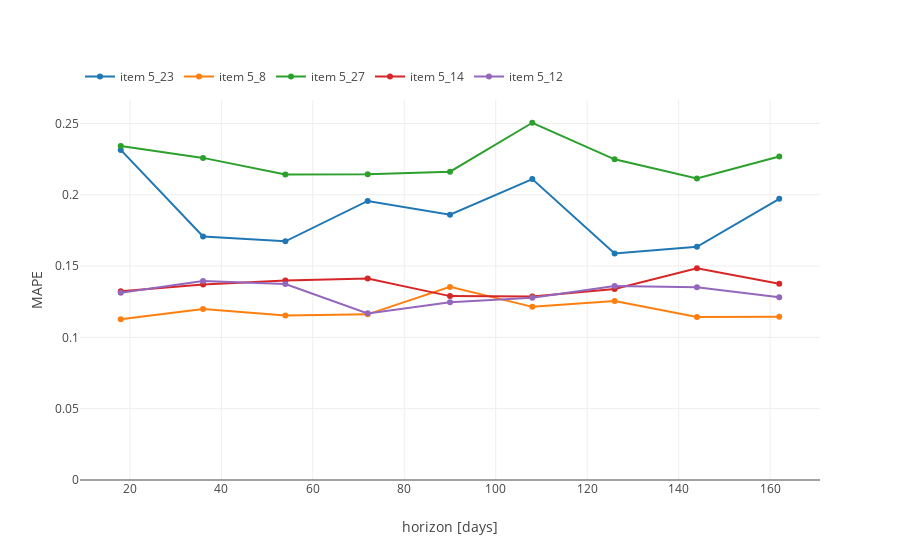
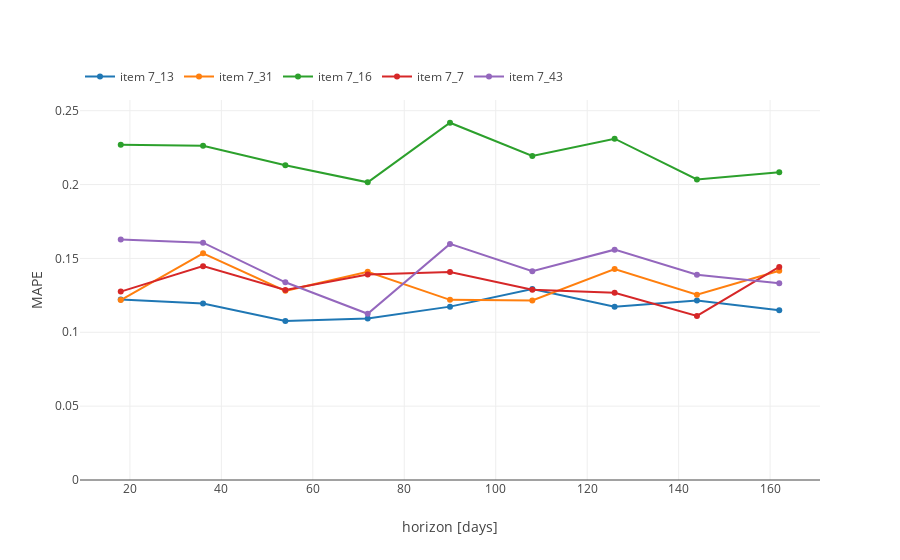
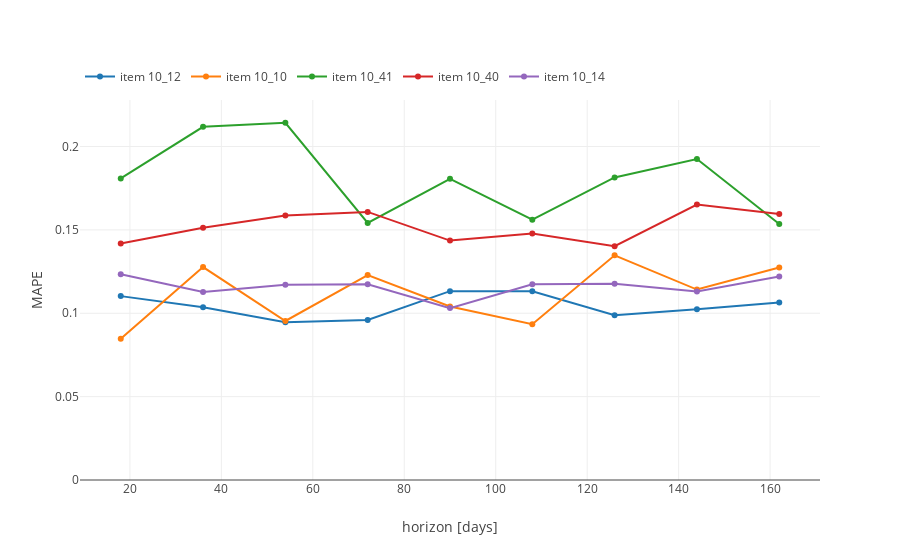

Notebook code for these charts, in order:
### Code cell
for s in stores_sample:
    items = hierarchy[s]
    items_sample = random.sample(items, 5)
    print(items_sample)
    item_cvs, item_perfs = sid.cv_loop(df_h, ts_list=items_sample, progress_bar=False)
    sid.cv_plot(item_perfs, id_label='item')

### Figure 1 — Plotly figure (JSON) as saved in the notebook; plotly's stock layout.template omitted (floating-point values rounded to 4 significant figures)
{"data": [{"mode": "lines+markers", "name": "item 5_23", "type": "scatter", "visible": true, "x": [18, 36, 54, 72, 90, 108, 126, 144, 162], "y": [0.2314, 0.1708, 0.1673, 0.1957, 0.186, 0.211, 0.1588, 0.1635, 0.1971]}, {"mode": "lines+markers", "name": "item 5_8", "type": "scatter", "visible": true, "x": [18, 36, 54, 72, 90, 108, 126, 144, 162], "y": [0.1128, 0.1198, 0.1153, 0.1162, 0.1354, 0.1214, 0.1255, 0.1143, 0.1144]}, {"mode": "lines+markers", "name": "item 5_27", "type": "scatter", "visible": true, "x": [18, 36, 54, 72, 90, 108, 126, 144, 162], "y": [0.2342, 0.2259, 0.2142, 0.2143, 0.2162, 0.2505, 0.2249, 0.2113, 0.2269]}, {"mode": "lines+markers", "name": "item 5_14", "type": "scatter", "visible": true, "x": [18, 36, 54, 72, 90, 108, 126, 144, 162], "y": [0.1323, 0.1371, 0.1399, 0.1412, 0.1289, 0.1287, 0.134, 0.1485, 0.1376]}, {"mode": "lines+markers", "name": "item 5_12", "type": "scatter", "visible": true, "x": [18, 36, 54, 72, 90, 108, 126, 144, 162], "y": [0.1313, 0.1395, 0.1374, 0.1168, 0.1246, 0.1278, 0.136, 0.1352, 0.1282]}], "layout": {"autosize": true, "legend": {"orientation": "h", "x": 0, "y": 1.1}, "title": {"text": ""}, "xaxis": {"autorange": true, "range": [8.986, 171.0], "title": {"text": "horizon [days]"}, "type": "linear"}, "yaxis": {"autorange": true, "hoverformat": ".2f", "range": [0, 0.2676], "rangemode": "tozero", "title": {"text": "MAPE"}, "type": "linear"}}}

### Figure 2 — Plotly figure (JSON) as saved in the notebook; plotly's stock layout.template omitted (floating-point values rounded to 4 significant figures)
{"data": [{"mode": "lines+markers", "name": "item 7_13", "type": "scatter", "visible": true, "x": [18, 36, 54, 72, 90, 108, 126, 144, 162], "y": [0.1222, 0.1195, 0.1076, 0.1094, 0.1174, 0.1293, 0.1173, 0.1215, 0.115]}, {"mode": "lines+markers", "name": "item 7_31", "type": "scatter", "visible": true, "x": [18, 36, 54, 72, 90, 108, 126, 144, 162], "y": [0.1218, 0.1534, 0.1281, 0.1409, 0.122, 0.1215, 0.1428, 0.1254, 0.1417]}, {"mode": "lines+markers", "name": "item 7_16", "type": "scatter", "visible": true, "x": [18, 36, 54, 72, 90, 108, 126, 144, 162], "y": [0.2269, 0.2262, 0.2131, 0.2015, 0.2418, 0.2194, 0.231, 0.2034, 0.2084]}, {"mode": "lines+markers", "name": "item 7_7", "type": "scatter", "visible": true, "x": [18, 36, 54, 72, 90, 108, 126, 144, 162], "y": [0.1275, 0.1448, 0.1286, 0.1391, 0.1408, 0.1288, 0.1267, 0.111, 0.1443]}, {"mode": "lines+markers", "name": "item 7_43", "type": "scatter", "visible": true, "x": [18, 36, 54, 72, 90, 108, 126, 144, 162], "y": [0.1629, 0.1606, 0.1338, 0.1125, 0.1598, 0.1414, 0.1559, 0.139, 0.1331]}], "layout": {"autosize": true, "legend": {"orientation": "h", "x": 0, "y": 1.1}, "title": {"text": ""}, "xaxis": {"autorange": true, "range": [8.986, 171.0], "title": {"text": "horizon [days]"}, "type": "linear"}, "yaxis": {"autorange": true, "hoverformat": ".2f", "range": [0, 0.2583], "rangemode": "tozero", "title": {"text": "MAPE"}, "type": "linear"}}}

### Figure 3 — Plotly figure (JSON) as saved in the notebook; plotly's stock layout.template omitted (floating-point values rounded to 4 significant figures)
{"data": [{"mode": "lines+markers", "name": "item 10_12", "type": "scatter", "visible": true, "x": [18, 36, 54, 72, 90, 108, 126, 144, 162], "y": [0.1103, 0.1037, 0.09465, 0.09593, 0.1133, 0.1132, 0.09887, 0.1024, 0.1065]}, {"mode": "lines+markers", "name": "item 10_10", "type": "scatter", "visible": true, "x": [18, 36, 54, 72, 90, 108, 126, 144, 162], "y": [0.08476, 0.1277, 0.09538, 0.1229, 0.104, 0.09342, 0.1347, 0.1142, 0.1274]}, {"mode": "lines+markers", "name": "item 10_41", "type": "scatter", "visible": true, "x": [18, 36, 54, 72, 90, 108, 126, 144, 162], "y": [0.1809, 0.2118, 0.2143, 0.1542, 0.1806, 0.1562, 0.1815, 0.1925, 0.1535]}, {"mode": "lines+markers", "name": "item 10_40", "type": "scatter", "visible": true, "x": [18, 36, 54, 72, 90, 108, 126, 144, 162], "y": [0.1418, 0.1513, 0.1586, 0.1608, 0.1436, 0.1478, 0.1402, 0.1652, 0.1595]}, {"mode": "lines+markers", "name": "item 10_14", "type": "scatter", "visible": true, "x": [18, 36, 54, 72, 90, 108, 126, 144, 162], "y": [0.1234, 0.1127, 0.1172, 0.1174, 0.1031, 0.1174, 0.1177, 0.1131, 0.1221]}], "layout": {"autosize": true, "legend": {"orientation": "h", "x": 0, "y": 1.1}, "title": {"text": ""}, "xaxis": {"autorange": true, "range": [8.986, 171.0], "title": {"text": "horizon [days]"}, "type": "linear"}, "yaxis": {"autorange": true, "hoverformat": ".2f", "range": [0, 0.2289], "rangemode": "tozero", "title": {"text": "MAPE"}, "type": "linear"}}}
